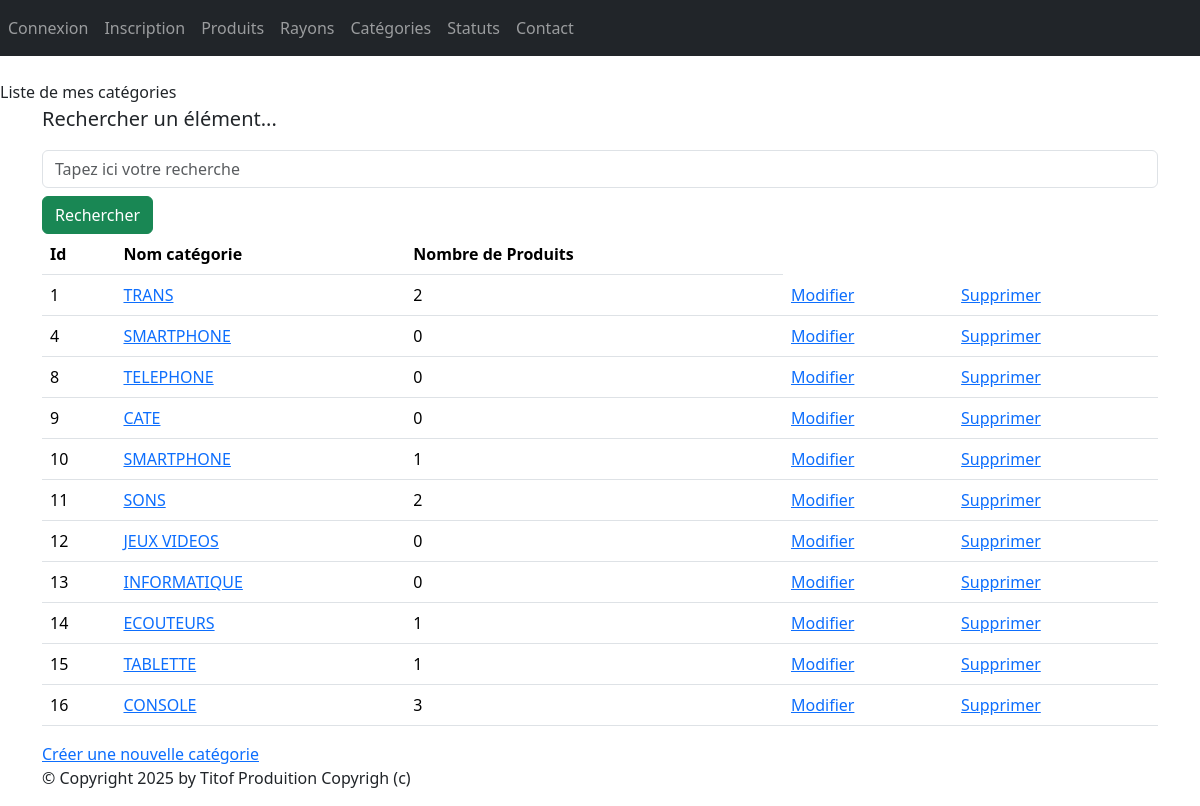
The app's page /monApp/categories/ with its own data.
### monApp/models.py (models this page shows, shortened)
class Categorie(models.Model):
    idCat = models.AutoField(primary_key=True)
    nomCat = models.CharField(max_length=100)

### monApp/views.py (the view, shortened to what this page needs)
# urls.py: path("categories/", CategorieListView.as_view(), name="categories"),
class CategorieListView(ListView):
    model = Categorie
    template_name = "monApp/list_categories.html"
    context_object_name = "cats"
    def get_queryset(self):
        query = self.request.GET.get('search')
        if query:
            return Categorie.objects.filter(nomCat__icontains=query).annotate(nb_produits=Count('produits'))
        return Categorie.objects.annotate(nb_produits=Count('produits'))
    def get_context_data(self, **kwargs):
        context = super(CategorieListView, self).get_context_data(**kwargs)
        context['titremenu'] = "Liste de mes catégories"
        return context

### monApp/templates/monApp/list_categories.html
{% extends 'monApp/base.html' %}
{% block menu %}
{{titremenu}}
{% endblock %}
{% block contenu %}
<p class="lead mb-3 ml-0">Rechercher un élément...</p>
<form method="GET" action="">
<input class="form-control" type="text" name="search" placeholder="Tapez ici votre recherche"
value="{{ request.GET.search }}">
<button type="submit" class="btn btn-success mt-2">Rechercher</button>
</form>
<table class="table">
    <thead>
        <th>Id</th>
        <th>Nom catégorie</th>
        <th>Nombre de Produits</th>
    </thead>
    <tbody>
        {% for cat in cats %}
        <tr>
            <td>{{ cat.idCat }} </td>
            <td><a href="{% url 'dtl_cat' cat.idCat %}">{{ cat.nomCat | upper }}</a></td>
            <td>{{ cat.nb_produits }} </td>
            <td><a href="{% url 'cat-chng' cat.idCat %}">Modifier</a></td>
            <td><a href="{% url 'cat-del' cat.idCat %}">Supprimer</a></td>
        </tr>
        {% endfor %}
    </tbody>
</table>
<a href="{% url 'crt-cat' %}">Créer une nouvelle catégorie</a>
{% endblock %}

### records on screen
Categorie: idCat "1", nomCat "TRANS", nb_produits "2"
Categorie: idCat "4", nomCat "SMARTPHONE", nb_produits "0"
Categorie: idCat "8", nomCat "TELEPHONE", nb_produits "0"
Categorie: idCat "9", nomCat "CATE", nb_produits "0"
Categorie: idCat "10", nomCat "SMARTPHONE", nb_produits "1"
Categorie: idCat "11", nomCat "SONS", nb_produits "2"
Categorie: idCat "12", nomCat "JEUX VIDEOS", nb_produits "0"
Categorie: idCat "13", nomCat "INFORMATIQUE", nb_produits "0"
Categorie: idCat "14", nomCat "ECOUTEURS", nb_produits "1"
Categorie: idCat "15", nomCat "TABLETTE", nb_produits "1"
Categorie: idCat "16", nomCat "CONSOLE", nb_produits "3"

### other values on screen
{{ titremenu }} "Liste de mes catégories"
